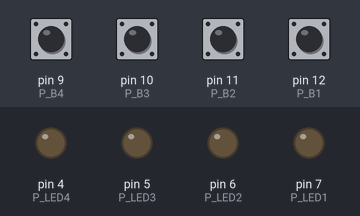
The sketch below on a simulated Arduino Uno, built with avr-gcc and run on an emulated ATmega328P. Parts: output pins drawn as LEDs (lit = HIGH). The test bench sets the inputs (shaded band); at power-on: pin 9 (P_B4), pin 10 (P_B3), pin 11 (P_B2), pin 12 (P_B1) HIGH. Random numbers use the default seed unless the sketch sets one.

Above: at 3.0 s.
3.1 s: pin 9 (P_B4) pulled LOW for 0.15 s
At 3.5 s:
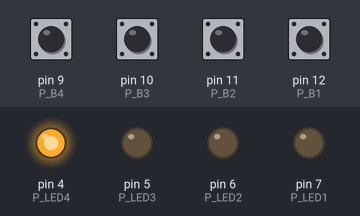
At 4.75 s:
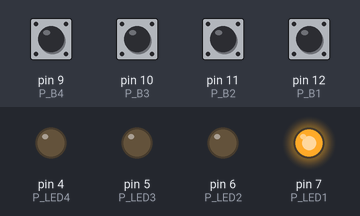
Timing chart, 0 to 9.6 s (numbered marks = the images above; inputs shaded):
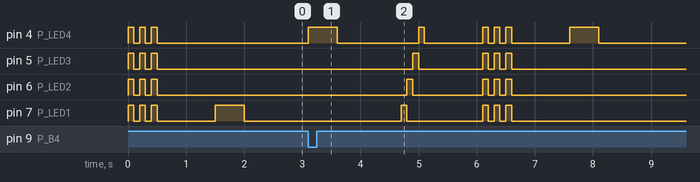

Measured:
- after the input at 3.1 s, pin 4 (P_LED4): LOW → HIGH at once, → LOW 0.50 s later, → HIGH 1.4 s later, → LOW 0.10 s later, … (12 changes in this stretch); pin 5 (P_LED3): LOW → HIGH after 1.8 s, → LOW 0.10 s later, → HIGH 1.1 s later, → LOW 0.10 s later, … (8 changes in this stretch)
- by itself, pin 4 (P_LED4), pin 5 (P_LED3), pin 6 (P_LED2): alternates HIGH for 0.10 s and LOW for 0.10 s, 6 changes in all, then stays LOW

The sketch:

simon-says-2.ino
```cpp
/*
 * Simon Says 2
 *
 * This version of the simon says code uses more
 * features of the C language than the previous
 * version. It functions the same as
 * "simon-says.ino", but has good programming
 * practices (in my opinion), making it much more
 * readable.
 *
 * It is still simple code that doesn't implement
 * a time limit or account for pressing multiple
 * buttons at once.
 *
 * Eric Rackelin
 * 9/20/2021
 */

// define LED pins (makes it easier to read and to
// change pins later)
#define P_LED1 7
#define P_LED2 6
#define P_LED3 5
#define P_LED4 4
// define button pins
#define P_B1 12
#define P_B2 11
#define P_B3 10
#define P_B4 9
// define animation lengths
#define TIME_ON 500
#define TIME_OFF 250
#define TIME_ANIM 100
#define TIME_DEBOUNCE 100
#define TIME_BREAK 1000 // time between new games and turns

// declare functions here so they can be used in
// loop(). We wait until later to define them.
void allOn();
void allOff();
void oneOn();

// Note: you could declare all your variables here if
// you want. However, the C++ standard (which
// Arduino uses) is to declare them as late as
// possible. This is because there may be a cost to
// declaring them in special cases. If you're using
// pure C, then it doesn't matter.

void setup() {
  // set up outputs (LED pins)
  pinMode(P_LED1, OUTPUT);
  pinMode(P_LED2, OUTPUT);
  pinMode(P_LED3, OUTPUT);
  pinMode(P_LED4, OUTPUT);

  // set up inputs (button pins)
  pinMode(P_B1, INPUT);
  digitalWrite(P_B1, HIGH);
  pinMode(P_B2, INPUT);
  digitalWrite(P_B2, HIGH);
  pinMode(P_B3, INPUT);
  digitalWrite(P_B3, HIGH);
  pinMode(P_B4, INPUT);
  digitalWrite(P_B4, HIGH);

  // initalize the random number generator
  randomSeed(analogRead(0));
  // The seed is based on the voltage of a pin with
  // no connections. This means we have no idea
  // what the seed is, as it's basically acting as
  // an antenna, which picks up random noise from
  // the environment.
}

void loop() {
  // new game animation (blink all leds 3 times)
  allOn();
  delay(TIME_ANIM);
  allOff();
  delay(TIME_ANIM);
  allOn();
  delay(TIME_ANIM);
  allOff();
  delay(TIME_ANIM);
  allOn();
  delay(TIME_ANIM);
  allOff();
  delay(TIME_BREAK);

  // start the game
  int moves[100]; // Array to hold the sequence of moves
  int numMoves = 0; // Tracks how many moves we're at
  bool lost = false; // flag for when the player loses

  while (!lost)
  {
    // add a move to the pattern
    moves[numMoves] = random(4);
    numMoves += 1;

    // play the pattern for the player to see
    for (int i = 0; i < numMoves; i = i+1)
    {
      // turn on this move's LED for half a second
      switch (moves[i])
      {
        case 0:
          digitalWrite(P_LED1, HIGH);
          break;
        case 1:
          digitalWrite(P_LED2, HIGH);
          break;
        case 2:
          digitalWrite(P_LED3, HIGH);
          break;
        case 3:
          digitalWrite(P_LED4, HIGH);
          break;
      }
      delay(TIME_ON);
      allOff();
      delay(TIME_OFF);
    }

    // player's turn to repeat the pattern
    for (int i = 0; i < numMoves; i = i+1)
    {
      // wait for a button to be pressed
      // turn on the corresponding LED when it is
      int selection;
      while (1)
      {
        if (!digitalRead(P_B1))
        {
          selection = 0;
          digitalWrite(P_LED1, HIGH);
          break;
        }
        else if (!digitalRead(P_B2))
        {
          selection = 1;
          digitalWrite(P_LED2, HIGH);
          break;
        }
        else if (!digitalRead(P_B3))
        {
          selection = 2;
          digitalWrite(P_LED3, HIGH);
          break;
        }
        else if (!digitalRead(P_B4))
        {
          selection = 3;
          digitalWrite(P_LED4, HIGH);
          break;
        }
      }
      delay(TIME_ON); // debounce

      // wait until all buttons are released
      while (!digitalRead(P_B1)
             && !digitalRead(P_B2)
             && !digitalRead(P_B3)
             && !digitalRead(P_B4)) {}
      allOff();
      delay(TIME_DEBOUNCE); // debounce

      // check to see if the wrong button was pressed
      if (selection != moves[i])
      {
        lost = true;
        break; // exit the for loop
      }
    }
    // wait a second before showing the next pattern
    delay(TIME_BREAK);
  }
  // the game has been lost, play game over animation
  oneOn(P_LED1);
  delay(TIME_ANIM);
  oneOn(P_LED2);
  delay(TIME_ANIM);
  oneOn(P_LED3);
  delay(TIME_ANIM);
  oneOn(P_LED4);
  delay(TIME_ANIM);
  allOff();
  delay(TIME_BREAK);
}

// turns off all LEDs
void allOff()
{
  digitalWrite(P_LED1, LOW);
  digitalWrite(P_LED2, LOW);
  digitalWrite(P_LED3, LOW);
  digitalWrite(P_LED4, LOW);
}

// turns on all LEDs
void allOn()
{
  digitalWrite(P_LED1, HIGH);
  digitalWrite(P_LED2, HIGH);
  digitalWrite(P_LED3, HIGH);
  digitalWrite(P_LED4, HIGH);
}

// turns off all LEDs except for one specified by i
void oneOn(int i)
{
  allOff();
  // we can turn everything off right before.
  // It's not efficient, but it's still much faster
  // than any human would be able to notice
  digitalWrite(i, HIGH);
}
```
